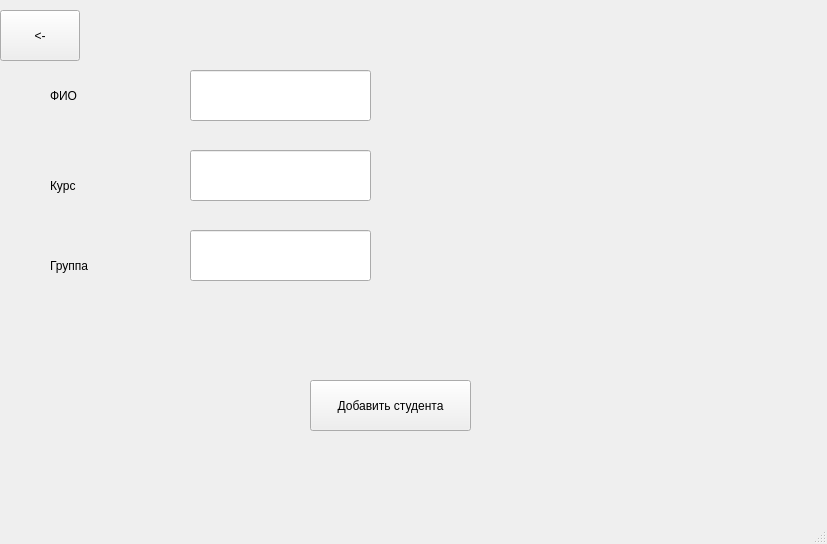
<?xml version="1.0" encoding="UTF-8"?>
<ui version="4.0">
 <class>MainWindow</class>
 <widget class="QMainWindow" name="MainWindow">
  <property name="geometry">
   <rect>
    <x>0</x>
    <y>0</y>
    <width>827</width>
    <height>544</height>
   </rect>
  </property>
  <property name="windowTitle">
   <string>Создание и добавление</string>
  </property>
  <widget class="QWidget" name="centralwidget">
   <widget class="QLabel" name="label">
    <property name="geometry">
     <rect>
      <x>50</x>
      <y>80</y>
      <width>101</width>
      <height>31</height>
     </rect>
    </property>
    <property name="text">
     <string>ФИО</string>
    </property>
   </widget>
   <widget class="QLabel" name="label_2">
    <property name="geometry">
     <rect>
      <x>50</x>
      <y>170</y>
      <width>101</width>
      <height>31</height>
     </rect>
    </property>
    <property name="text">
     <string>Курс</string>
    </property>
   </widget>
   <widget class="QLabel" name="label_3">
    <property name="geometry">
     <rect>
      <x>50</x>
      <y>250</y>
      <width>101</width>
      <height>31</height>
     </rect>
    </property>
    <property name="text">
     <string>Группа</string>
    </property>
   </widget>
   <widget class="QLineEdit" name="input_name">
    <property name="geometry">
     <rect>
      <x>190</x>
      <y>70</y>
      <width>181</width>
      <height>51</height>
     </rect>
    </property>
   </widget>
   <widget class="QLineEdit" name="input_cours">
    <property name="geometry">
     <rect>
      <x>190</x>
      <y>150</y>
      <width>181</width>
      <height>51</height>
     </rect>
    </property>
   </widget>
   <widget class="QLineEdit" name="input_group">
    <property name="geometry">
     <rect>
      <x>190</x>
      <y>230</y>
      <width>181</width>
      <height>51</height>
     </rect>
    </property>
   </widget>
   <widget class="QPushButton" name="back_but">
    <property name="geometry">
     <rect>
      <x>0</x>
      <y>10</y>
      <width>80</width>
      <height>51</height>
     </rect>
    </property>
    <property name="text">
     <string>&lt;-</string>
    </property>
   </widget>
   <widget class="QPushButton" name="add_but">
    <property name="geometry">
     <rect>
      <x>310</x>
      <y>380</y>
      <width>161</width>
      <height>51</height>
     </rect>
    </property>
    <property name="text">
     <string>Добавить студента</string>
    </property>
   </widget>
  </widget>
  <widget class="QMenuBar" name="menubar">
   <property name="geometry">
    <rect>
     <x>0</x>
     <y>0</y>
     <width>827</width>
     <height>20</height>
    </rect>
   </property>
  </widget>
  <widget class="QStatusBar" name="statusbar"/>
 </widget>
 <resources/>
 <connections/>
</ui>
